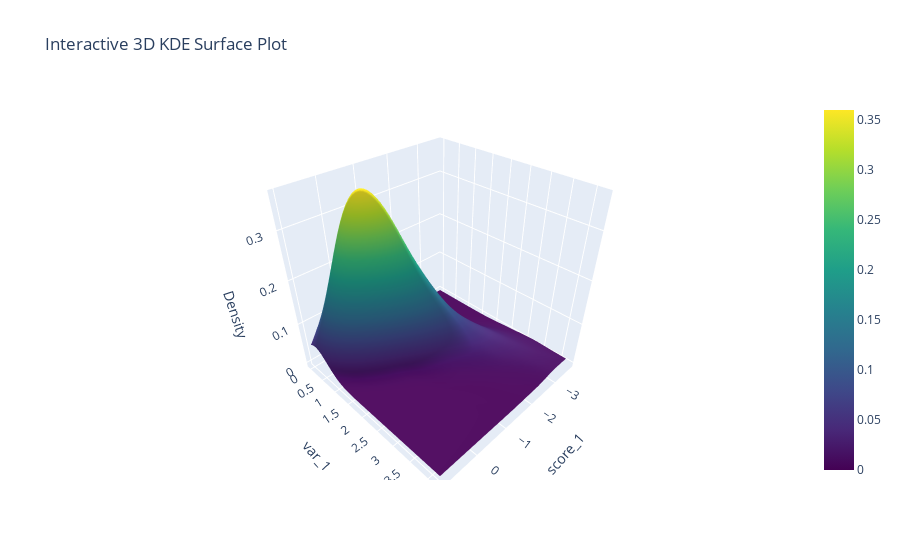

This figure's notebook cell:
### Code cell
import numpy as np
import pandas as pd
import plotly.graph_objects as go
from scipy.stats import gaussian_kde

# Create a grid over which to evaluate the KDE.
x_min, x_max = df['score_1'].quantile(0.05), df['score_1'].quantile(0.99)
y_min, y_max = 0.0, df['var_1'].quantile(0.95)
x_grid = np.linspace(x_min, x_max, 100)
y_grid = np.linspace(y_min, y_max, 100)
X, Y = np.meshgrid(x_grid, y_grid)

# Prepare the data for KDE.
positions = np.vstack([X.ravel(), Y.ravel()])
values = np.vstack([df['score_1'], df['var_1']])
kde = gaussian_kde(values)
Z = np.reshape(kde(positions), X.shape)

# Create an interactive 3D surface plot using Plotly.
fig = go.Figure(data=[go.Surface(x=X, y=Y, z=Z, colorscale='Viridis')])
fig.update_layout(
    title='Interactive 3D KDE Surface Plot',
    scene=dict(
        xaxis_title='score_1',
        yaxis_title='var_1',
        zaxis_title='Density'
    )
)
fig.show()

### Figure 1 — Plotly figure (JSON) as saved in the notebook; plotly's stock layout.template omitted (floating-point values rounded to 4 significant figures; data arrays with more than 128 entries replaced by an {"elided": "..."} marker saying what was removed)
{"data": [{"colorscale": [[0, "#440154"], [0.1111, "#482878"], [0.2222, "#3e4989"], [0.3333, "#31688e"], [0.4444, "#26828e"], [0.5556, "#1f9e89"], [0.6667, "#35b779"], [0.7778, "#6ece58"], [0.8889, "#b5de2b"], [1, "#fde725"]], "type": "surface", "x": {"elided": "100x100 float values"}, "y": {"elided": "100x100 float values"}, "z": {"elided": "100x100 float values"}}], "layout": {"scene": {"xaxis": {"title": {"text": "score_1"}}, "yaxis": {"title": {"text": "var_1"}}, "zaxis": {"title": {"text": "Density"}}}, "title": {"text": "Interactive 3D KDE Surface Plot"}}}
